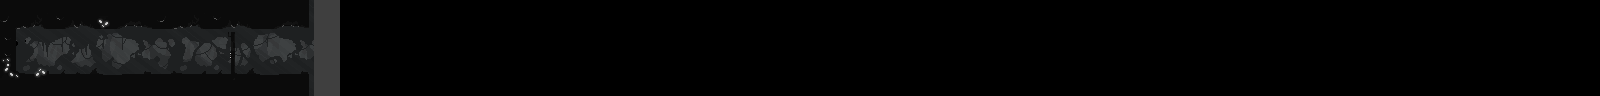

Rendered tile map (Tiled .tmx) drawn with the repository's tilesets; below, a short description and the map source with its tile grids summarised:
An orthogonal 100x6 tile map with 16x16 px tiles, 2 tile layers (Tile Layer 2, Tilelaag 1), 2 tilesets, 7 image layers and 1 object (BOT).

<map version="1.10" tiledversion="1.10.0" orientation="orthogonal" renderorder="right-down" width="100" height="6" tilewidth="16" tileheight="16" infinite="0" nextlayerid="15" nextobjectid="2">
 <tileset firstgid="1" name="dark" tilewidth="16" tileheight="16" tilecount="288" columns="18">
  <image source="DARK Edition Tileset No background.png" width="288" height="256" />
 </tileset>
 <tileset firstgid="289" name="parallax" tilewidth="314" tileheight="100" tilecount="7" columns="0">
  <grid orientation="orthogonal" width="1" height="1" />
  <tile id="0">
   <image width="314" height="100" source="1-Background.png" />
  </tile>
  <tile id="1">
   <image width="314" height="100" source="2-super far.png" />
  </tile>
  <tile id="2">
   <image width="314" height="100" source="3-far.png" />
  </tile>
  <tile id="3">
   <image width="314" height="100" source="4-far light.png" />
  </tile>
  <tile id="4">
   <image width="314" height="100" source="5-close.png" />
  </tile>
  <tile id="5">
   <image width="314" height="100" source="6-close light.png" />
  </tile>
  <tile id="6">
   <image width="314" height="100" source="7-tileset.png" />
  </tile>
 </tileset>
 <imagelayer id="4" name="parallax1" offsetx="26.7273" offsety="-1.63636" parallaxx="0.3" repeatx="1">
  <image source="1-Background.png" width="314" height="100" />
 </imagelayer>
 <imagelayer id="5" name="parallax2" parallaxx="0.4" repeatx="1">
  <image source="2-super far.png" width="314" height="100" />
 </imagelayer>
 <imagelayer id="6" name="parallax3" parallaxx="0.5" repeatx="1">
  <image source="3-far.png" width="314" height="100" />
 </imagelayer>
 <imagelayer id="7" name="parallax4" parallaxx="0.6" repeatx="1">
  <image source="4-far light.png" width="314" height="100" />
 </imagelayer>
 <imagelayer id="8" name="parallax5" parallaxx="0.5" repeatx="1">
  <image source="5-close.png" width="314" height="100" />
 </imagelayer>
 <imagelayer id="9" name="parallax6" parallaxx="0.7" repeatx="1">
  <image source="6-close light.png" width="314" height="100" />
 </imagelayer>
 <layer id="11" name="Tile Layer 2" width="100" height="6">
  <data>[600 cells, 4 non-empty, 1 distinct tile ids]</data>
 </layer>
 <imagelayer id="10" name="parallax7" offsetx="-5.81818" offsety="0.545455" parallaxx="0.9" repeatx="1">
  <image source="7-tileset.png" width="314" height="100" />
 </imagelayer>
 <layer id="1" name="Tilelaag 1" width="100" height="6">
  <data>[600 cells, 8 non-empty, 8 distinct tile ids]</data>
 </layer>
 <objectgroup id="12" name="blocks">
  <object id="1" name="BOT" x="-371.455" y="75.4545" width="2354.18" height="25.0909" />
 </objectgroup>
 <objectgroup id="13" name="spawns" />
 <objectgroup id="14" name="patrols" />
</map>
